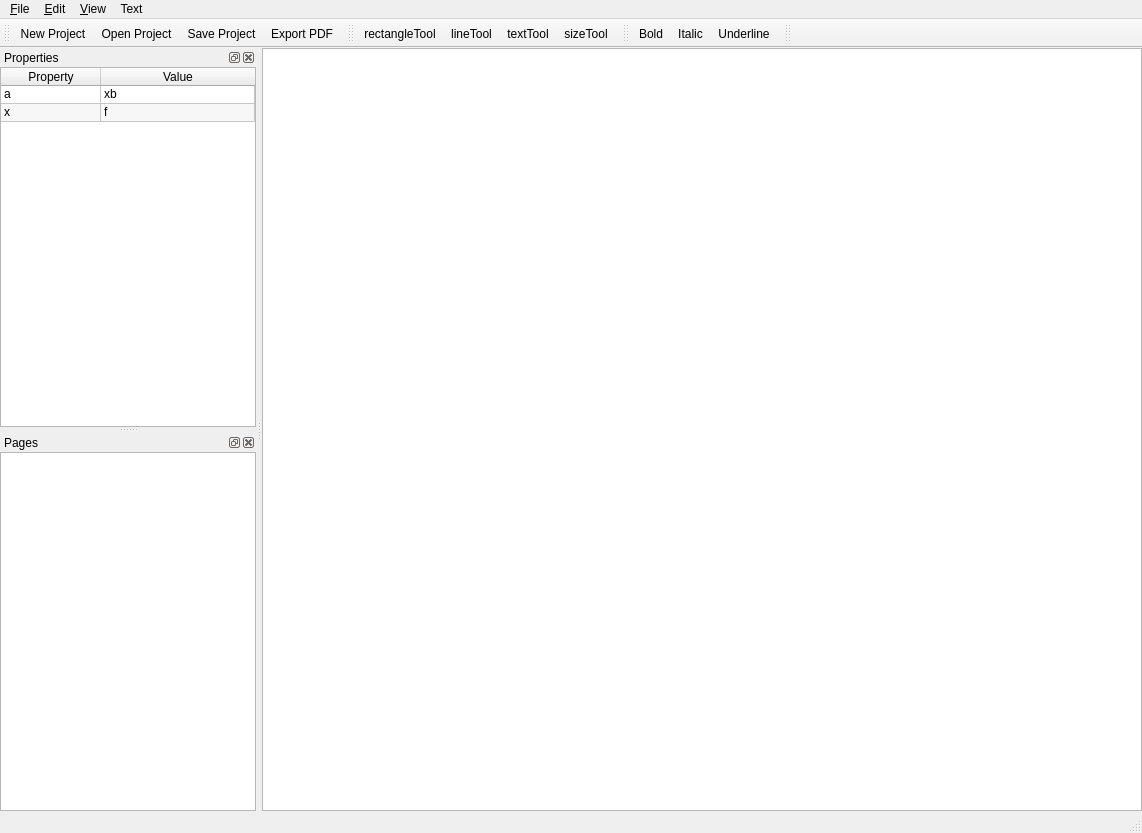
<?xml version="1.0" encoding="UTF-8"?>
<ui version="4.0">
 <class>MainWindow</class>
 <widget class="QMainWindow" name="MainWindow">
  <property name="geometry">
   <rect>
    <x>0</x>
    <y>0</y>
    <width>1142</width>
    <height>833</height>
   </rect>
  </property>
  <property name="windowTitle">
   <string>MainWindow</string>
  </property>
  <widget class="QWidget" name="centralwidget">
   <layout class="QVBoxLayout" name="verticalLayout">
    <property name="spacing">
     <number>0</number>
    </property>
    <property name="margin">
     <number>0</number>
    </property>
    <item>
     <widget class="PageView" name="view"/>
    </item>
   </layout>
  </widget>
  <widget class="QMenuBar" name="menubar">
   <property name="geometry">
    <rect>
     <x>0</x>
     <y>0</y>
     <width>1142</width>
     <height>27</height>
    </rect>
   </property>
   <widget class="QMenu" name="menuFoobar">
    <property name="title">
     <string>&amp;File</string>
    </property>
    <addaction name="actionNewProject"/>
    <addaction name="actionOpenProject"/>
    <addaction name="separator"/>
    <addaction name="actionSaveProject"/>
    <addaction name="actionSaveAs"/>
    <addaction name="separator"/>
    <addaction name="actionExportPDF"/>
    <addaction name="separator"/>
    <addaction name="actionQuit"/>
    <addaction name="separator"/>
    <addaction name="actionExportSaveAndQuit"/>
   </widget>
   <widget class="QMenu" name="menuEdit">
    <property name="title">
     <string>&amp;Edit</string>
    </property>
    <addaction name="actionUndo"/>
    <addaction name="actionRedo"/>
    <addaction name="separator"/>
    <addaction name="actionCopy"/>
    <addaction name="actionCut"/>
    <addaction name="actionPaste"/>
    <addaction name="actionDelete"/>
    <addaction name="separator"/>
    <addaction name="actionAddImage"/>
    <addaction name="actionAddText"/>
    <addaction name="actionAddLine"/>
    <addaction name="actionAddRectangle"/>
   </widget>
   <widget class="QMenu" name="menuView">
    <property name="title">
     <string>&amp;View</string>
    </property>
    <widget class="QMenu" name="menuZoom">
     <property name="title">
      <string>&amp;Zoom</string>
     </property>
     <addaction name="actionZoomIn"/>
     <addaction name="actionZoomOut"/>
     <addaction name="actionResetZoom"/>
    </widget>
    <widget class="QMenu" name="menuToolbars">
     <property name="title">
      <string>&amp;Toolbars</string>
     </property>
     <addaction name="actionFile"/>
     <addaction name="actionEdit"/>
     <addaction name="separator"/>
     <addaction name="actionConfigureToolbars"/>
    </widget>
    <addaction name="menuZoom"/>
    <addaction name="separator"/>
    <addaction name="actionProperties"/>
    <addaction name="actionPages"/>
    <addaction name="separator"/>
    <addaction name="menuToolbars"/>
   </widget>
   <widget class="QMenu" name="menuText">
    <property name="title">
     <string>Text</string>
    </property>
    <addaction name="actionBold"/>
    <addaction name="actionItalic"/>
    <addaction name="actionUnderline"/>
    <addaction name="actionFont"/>
    <addaction name="actionColor"/>
   </widget>
   <addaction name="menuFoobar"/>
   <addaction name="menuEdit"/>
   <addaction name="menuView"/>
   <addaction name="menuText"/>
  </widget>
  <widget class="QStatusBar" name="statusbar"/>
  <widget class="QDockWidget" name="propertiesDocWidget">
   <property name="windowTitle">
    <string>Properties</string>
   </property>
   <attribute name="dockWidgetArea">
    <number>1</number>
   </attribute>
   <widget class="QWidget" name="dockWidgetContents_5">
    <layout class="QVBoxLayout" name="verticalLayout_4">
     <property name="spacing">
      <number>0</number>
     </property>
     <property name="margin">
      <number>0</number>
     </property>
     <item>
      <widget class="QTableWidget" name="tableWidget">
       <property name="autoScrollMargin">
        <number>16</number>
       </property>
       <property name="showDropIndicator" stdset="0">
        <bool>false</bool>
       </property>
       <property name="alternatingRowColors">
        <bool>true</bool>
       </property>
       <property name="selectionMode">
        <enum>QAbstractItemView::NoSelection</enum>
       </property>
       <property name="showGrid">
        <bool>true</bool>
       </property>
       <property name="sortingEnabled">
        <bool>false</bool>
       </property>
       <property name="cornerButtonEnabled">
        <bool>false</bool>
       </property>
       <attribute name="horizontalHeaderHighlightSections">
        <bool>false</bool>
       </attribute>
       <attribute name="horizontalHeaderStretchLastSection">
        <bool>true</bool>
       </attribute>
       <attribute name="verticalHeaderVisible">
        <bool>false</bool>
       </attribute>
       <attribute name="verticalHeaderCascadingSectionResizes">
        <bool>false</bool>
       </attribute>
       <attribute name="verticalHeaderDefaultSectionSize">
        <number>17</number>
       </attribute>
       <attribute name="verticalHeaderHighlightSections">
        <bool>false</bool>
       </attribute>
       <attribute name="verticalHeaderMinimumSectionSize">
        <number>17</number>
       </attribute>
       <row>
        <property name="text">
         <string>a</string>
        </property>
       </row>
       <row>
        <property name="text">
         <string>x</string>
        </property>
       </row>
       <column>
        <property name="text">
         <string>Property</string>
        </property>
       </column>
       <column>
        <property name="text">
         <string>Value</string>
        </property>
       </column>
       <item row="0" column="0">
        <property name="text">
         <string>a</string>
        </property>
       </item>
       <item row="0" column="1">
        <property name="text">
         <string>xb</string>
        </property>
       </item>
       <item row="1" column="0">
        <property name="text">
         <string>x</string>
        </property>
       </item>
       <item row="1" column="1">
        <property name="text">
         <string>f</string>
        </property>
       </item>
      </widget>
     </item>
    </layout>
   </widget>
  </widget>
  <widget class="QDockWidget" name="pagesDocWidget">
   <property name="windowTitle">
    <string>Pages</string>
   </property>
   <attribute name="dockWidgetArea">
    <number>1</number>
   </attribute>
   <widget class="QWidget" name="dockWidgetContents_6">
    <layout class="QVBoxLayout" name="verticalLayout_3">
     <property name="spacing">
      <number>0</number>
     </property>
     <property name="margin">
      <number>0</number>
     </property>
     <item>
      <widget class="QTreeView" name="treeView">
       <property name="rootIsDecorated">
        <bool>true</bool>
       </property>
       <property name="animated">
        <bool>true</bool>
       </property>
       <attribute name="headerVisible">
        <bool>false</bool>
       </attribute>
      </widget>
     </item>
    </layout>
   </widget>
  </widget>
  <widget class="QToolBar" name="fileToolBar">
   <property name="windowTitle">
    <string>toolBar</string>
   </property>
   <attribute name="toolBarArea">
    <enum>TopToolBarArea</enum>
   </attribute>
   <attribute name="toolBarBreak">
    <bool>false</bool>
   </attribute>
   <addaction name="actionNewProject"/>
   <addaction name="actionOpenProject"/>
   <addaction name="actionSaveProject"/>
   <addaction name="actionExportPDF"/>
  </widget>
  <widget class="QToolBar" name="editToolBar">
   <property name="windowTitle">
    <string>toolBar_2</string>
   </property>
   <attribute name="toolBarArea">
    <enum>TopToolBarArea</enum>
   </attribute>
   <attribute name="toolBarBreak">
    <bool>false</bool>
   </attribute>
   <addaction name="actionRectangleTool"/>
   <addaction name="actionLineTool"/>
   <addaction name="actionTextTool"/>
   <addaction name="actionSizeTool"/>
  </widget>
  <widget class="QToolBar" name="textToolBar">
   <property name="windowTitle">
    <string>toolBar</string>
   </property>
   <attribute name="toolBarArea">
    <enum>TopToolBarArea</enum>
   </attribute>
   <attribute name="toolBarBreak">
    <bool>false</bool>
   </attribute>
   <addaction name="actionBold"/>
   <addaction name="actionItalic"/>
   <addaction name="actionUnderline"/>
  </widget>
  <widget class="QToolBar" name="toolBar">
   <property name="windowTitle">
    <string>toolBar</string>
   </property>
   <attribute name="toolBarArea">
    <enum>TopToolBarArea</enum>
   </attribute>
   <attribute name="toolBarBreak">
    <bool>false</bool>
   </attribute>
  </widget>
  <action name="actionNewProject">
   <property name="icon">
    <iconset theme="document-new">
     <normaloff>../../.designer/backup</normaloff>../../.designer/backup</iconset>
   </property>
   <property name="text">
    <string>&amp;New Project...</string>
   </property>
   <property name="shortcut">
    <string>Ctrl+N</string>
   </property>
  </action>
  <action name="actionOpenProject">
   <property name="icon">
    <iconset theme="document-open">
     <normaloff>../../.designer/backup</normaloff>../../.designer/backup</iconset>
   </property>
   <property name="text">
    <string>&amp;Open Project...</string>
   </property>
   <property name="shortcut">
    <string>Ctrl+O</string>
   </property>
  </action>
  <action name="actionSaveProject">
   <property name="icon">
    <iconset theme="document-save">
     <normaloff>../../.designer/backup</normaloff>../../.designer/backup</iconset>
   </property>
   <property name="text">
    <string>&amp;Save Project</string>
   </property>
   <property name="shortcut">
    <string>Ctrl+S</string>
   </property>
  </action>
  <action name="actionExportPDF">
   <property name="text">
    <string>Export PDF</string>
   </property>
  </action>
  <action name="actionQuit">
   <property name="icon">
    <iconset theme="application-exit">
     <normaloff>../../.designer/backup</normaloff>../../.designer/backup</iconset>
   </property>
   <property name="text">
    <string>&amp;Quit</string>
   </property>
   <property name="shortcut">
    <string>Ctrl+Q</string>
   </property>
  </action>
  <action name="actionUndo">
   <property name="icon">
    <iconset theme="edit-undo">
     <normaloff>../../.designer/backup</normaloff>../../.designer/backup</iconset>
   </property>
   <property name="text">
    <string>&amp;Undo</string>
   </property>
   <property name="shortcut">
    <string>Ctrl+Z</string>
   </property>
  </action>
  <action name="actionRedo">
   <property name="icon">
    <iconset theme="edit-redo">
     <normaloff>../../.designer/backup</normaloff>../../.designer/backup</iconset>
   </property>
   <property name="text">
    <string>&amp;Redo</string>
   </property>
   <property name="shortcut">
    <string>Ctrl+Shift+Z</string>
   </property>
  </action>
  <action name="actionCopy">
   <property name="icon">
    <iconset theme="edit-copy">
     <normaloff>../../.designer/backup</normaloff>../../.designer/backup</iconset>
   </property>
   <property name="text">
    <string>&amp;Copy</string>
   </property>
   <property name="shortcut">
    <string>Ctrl+C</string>
   </property>
  </action>
  <action name="actionPaste">
   <property name="icon">
    <iconset theme="edit-paste">
     <normaloff>../../.designer/backup</normaloff>../../.designer/backup</iconset>
   </property>
   <property name="text">
    <string>&amp;Paste</string>
   </property>
   <property name="shortcut">
    <string>Ctrl+V</string>
   </property>
  </action>
  <action name="actionAddImage">
   <property name="text">
    <string>Add &amp;Image</string>
   </property>
  </action>
  <action name="actionAddText">
   <property name="icon">
    <iconset>
     <normaloff>icons/mode_label.png</normaloff>icons/mode_label.png</iconset>
   </property>
   <property name="text">
    <string>Add T&amp;ext</string>
   </property>
   <property name="shortcut">
    <string>Ctrl+T</string>
   </property>
  </action>
  <action name="actionAddLine">
   <property name="icon">
    <iconset>
     <normaloff>icons/mode_lines.png</normaloff>icons/mode_lines.png</iconset>
   </property>
   <property name="text">
    <string>Add &amp;Line</string>
   </property>
   <property name="shortcut">
    <string>Shift+L</string>
   </property>
  </action>
  <action name="actionAddRectangle">
   <property name="icon">
    <iconset>
     <normaloff>icons/mode_rectangles.png</normaloff>icons/mode_rectangles.png</iconset>
   </property>
   <property name="text">
    <string>Add Rect&amp;angle</string>
   </property>
   <property name="shortcut">
    <string>Ctrl+R</string>
   </property>
  </action>
  <action name="actionZoomIn">
   <property name="icon">
    <iconset theme="zoom-in">
     <normaloff>../../.designer/backup</normaloff>../../.designer/backup</iconset>
   </property>
   <property name="text">
    <string>&amp;In</string>
   </property>
   <property name="shortcut">
    <string>Ctrl++</string>
   </property>
  </action>
  <action name="actionZoomOut">
   <property name="icon">
    <iconset theme="zoom-out">
     <normaloff>../../.designer/backup</normaloff>../../.designer/backup</iconset>
   </property>
   <property name="text">
    <string>&amp;Out</string>
   </property>
   <property name="shortcut">
    <string>Ctrl+-</string>
   </property>
  </action>
  <action name="actionResetZoom">
   <property name="icon">
    <iconset theme="zoom-original">
     <normaloff>../../.designer/backup</normaloff>../../.designer/backup</iconset>
   </property>
   <property name="text">
    <string>&amp;Reset</string>
   </property>
   <property name="shortcut">
    <string>Ctrl+0</string>
   </property>
  </action>
  <action name="actionZoom">
   <property name="text">
    <string>Zoom</string>
   </property>
  </action>
  <action name="actionProperties">
   <property name="checkable">
    <bool>true</bool>
   </property>
   <property name="checked">
    <bool>true</bool>
   </property>
   <property name="text">
    <string>&amp;Properties</string>
   </property>
  </action>
  <action name="actionPages">
   <property name="checkable">
    <bool>true</bool>
   </property>
   <property name="checked">
    <bool>true</bool>
   </property>
   <property name="text">
    <string>P&amp;ages</string>
   </property>
  </action>
  <action name="actionFile">
   <property name="checkable">
    <bool>true</bool>
   </property>
   <property name="checked">
    <bool>true</bool>
   </property>
   <property name="text">
    <string>&amp;File</string>
   </property>
  </action>
  <action name="actionEdit">
   <property name="checkable">
    <bool>true</bool>
   </property>
   <property name="checked">
    <bool>true</bool>
   </property>
   <property name="text">
    <string>&amp;Edit</string>
   </property>
  </action>
  <action name="actionConfigureToolbars">
   <property name="text">
    <string>&amp;Configure Toolbars...</string>
   </property>
  </action>
  <action name="actionCut">
   <property name="icon">
    <iconset theme="edit-cut">
     <normaloff>../../.designer/backup</normaloff>../../.designer/backup</iconset>
   </property>
   <property name="text">
    <string>Cu&amp;t</string>
   </property>
   <property name="shortcut">
    <string>Ctrl+X</string>
   </property>
  </action>
  <action name="actionDelete">
   <property name="icon">
    <iconset theme="edit-delete">
     <normaloff>../../.designer/backup</normaloff>../../.designer/backup</iconset>
   </property>
   <property name="text">
    <string>&amp;Delete</string>
   </property>
   <property name="shortcut">
    <string>Del</string>
   </property>
  </action>
  <action name="actionSaveAs">
   <property name="icon">
    <iconset theme="document-save-as">
     <normaloff>../../.designer/backup</normaloff>../../.designer/backup</iconset>
   </property>
   <property name="text">
    <string>Save &amp;As...</string>
   </property>
  </action>
  <action name="actionRectangleTool">
   <property name="checkable">
    <bool>true</bool>
   </property>
   <property name="icon">
    <iconset>
     <normaloff>icons/mode_rectangles.png</normaloff>icons/mode_rectangles.png</iconset>
   </property>
   <property name="text">
    <string>rectangleTool</string>
   </property>
  </action>
  <action name="actionLineTool">
   <property name="checkable">
    <bool>true</bool>
   </property>
   <property name="icon">
    <iconset>
     <normaloff>icons/mode_lines.png</normaloff>icons/mode_lines.png</iconset>
   </property>
   <property name="text">
    <string>lineTool</string>
   </property>
  </action>
  <action name="actionTextTool">
   <property name="checkable">
    <bool>true</bool>
   </property>
   <property name="icon">
    <iconset>
     <normaloff>icons/mode_label.png</normaloff>icons/mode_label.png</iconset>
   </property>
   <property name="text">
    <string>textTool</string>
   </property>
  </action>
  <action name="actionSizeTool">
   <property name="checkable">
    <bool>true</bool>
   </property>
   <property name="icon">
    <iconset>
     <normaloff>icons/mode_stretch.png</normaloff>icons/mode_stretch.png</iconset>
   </property>
   <property name="text">
    <string>sizeTool</string>
   </property>
  </action>
  <action name="actionBold">
   <property name="checkable">
    <bool>true</bool>
   </property>
   <property name="icon">
    <iconset theme="format-text-bold">
     <normaloff/>
    </iconset>
   </property>
   <property name="text">
    <string>Bold</string>
   </property>
   <property name="shortcut">
    <string>Ctrl+B</string>
   </property>
  </action>
  <action name="actionItalic">
   <property name="checkable">
    <bool>true</bool>
   </property>
   <property name="icon">
    <iconset theme="format-text-italic">
     <normaloff/>
    </iconset>
   </property>
   <property name="text">
    <string>Italic</string>
   </property>
   <property name="shortcut">
    <string>Ctrl+I</string>
   </property>
  </action>
  <action name="actionUnderline">
   <property name="checkable">
    <bool>true</bool>
   </property>
   <property name="icon">
    <iconset theme="format-text-underline">
     <normaloff/>
    </iconset>
   </property>
   <property name="text">
    <string>Underline</string>
   </property>
   <property name="shortcut">
    <string>Ctrl+U</string>
   </property>
  </action>
  <action name="actionFont">
   <property name="text">
    <string>Font</string>
   </property>
  </action>
  <action name="actionColor">
   <property name="text">
    <string>Color</string>
   </property>
  </action>
  <action name="actionExportSaveAndQuit">
   <property name="text">
    <string>Export, Save and Quit</string>
   </property>
   <property name="toolTip">
    <string>Export, Save and Quit</string>
   </property>
   <property name="shortcut">
    <string>Ctrl+E</string>
   </property>
  </action>
 </widget>
 <customwidgets>
  <customwidget>
   <class>PageView</class>
   <extends>QGraphicsView</extends>
   <header>pageview.h</header>
   <slots>
    <signal>zoomChanged()</signal>
    <signal>pageChanged()</signal>
    <slot>currentPageChanged(Page*)</slot>
    <slot>zoomReset()</slot>
    <slot>zoomIn()</slot>
    <slot>zoomOut()</slot>
   </slots>
  </customwidget>
 </customwidgets>
 <resources/>
 <connections>
  <connection>
   <sender>actionQuit</sender>
   <signal>triggered()</signal>
   <receiver>MainWindow</receiver>
   <slot>close()</slot>
   <hints>
    <hint type="sourcelabel">
     <x>-1</x>
     <y>-1</y>
    </hint>
    <hint type="destinationlabel">
     <x>399</x>
     <y>308</y>
    </hint>
   </hints>
  </connection>
  <connection>
   <sender>actionPages</sender>
   <signal>toggled(bool)</signal>
   <receiver>pagesDocWidget</receiver>
   <slot>setVisible(bool)</slot>
   <hints>
    <hint type="sourcelabel">
     <x>-1</x>
     <y>-1</y>
    </hint>
    <hint type="destinationlabel">
     <x>127</x>
     <y>463</y>
    </hint>
   </hints>
  </connection>
  <connection>
   <sender>pagesDocWidget</sender>
   <signal>visibilityChanged(bool)</signal>
   <receiver>actionPages</receiver>
   <slot>setChecked(bool)</slot>
   <hints>
    <hint type="sourcelabel">
     <x>127</x>
     <y>463</y>
    </hint>
    <hint type="destinationlabel">
     <x>-1</x>
     <y>-1</y>
    </hint>
   </hints>
  </connection>
  <connection>
   <sender>actionProperties</sender>
   <signal>toggled(bool)</signal>
   <receiver>propertiesDocWidget</receiver>
   <slot>setVisible(bool)</slot>
   <hints>
    <hint type="sourcelabel">
     <x>-1</x>
     <y>-1</y>
    </hint>
    <hint type="destinationlabel">
     <x>127</x>
     <y>195</y>
    </hint>
   </hints>
  </connection>
  <connection>
   <sender>propertiesDocWidget</sender>
   <signal>visibilityChanged(bool)</signal>
   <receiver>actionProperties</receiver>
   <slot>setChecked(bool)</slot>
   <hints>
    <hint type="sourcelabel">
     <x>127</x>
     <y>195</y>
    </hint>
    <hint type="destinationlabel">
     <x>-1</x>
     <y>-1</y>
    </hint>
   </hints>
  </connection>
  <connection>
   <sender>actionZoomIn</sender>
   <signal>triggered()</signal>
   <receiver>view</receiver>
   <slot>zoomIn()</slot>
   <hints>
    <hint type="sourcelabel">
     <x>-1</x>
     <y>-1</y>
    </hint>
    <hint type="destinationlabel">
     <x>689</x>
     <y>438</y>
    </hint>
   </hints>
  </connection>
  <connection>
   <sender>actionZoomOut</sender>
   <signal>triggered()</signal>
   <receiver>view</receiver>
   <slot>zoomOut()</slot>
   <hints>
    <hint type="sourcelabel">
     <x>-1</x>
     <y>-1</y>
    </hint>
    <hint type="destinationlabel">
     <x>689</x>
     <y>438</y>
    </hint>
   </hints>
  </connection>
  <connection>
   <sender>actionResetZoom</sender>
   <signal>triggered()</signal>
   <receiver>view</receiver>
   <slot>zoomReset()</slot>
   <hints>
    <hint type="sourcelabel">
     <x>-1</x>
     <y>-1</y>
    </hint>
    <hint type="destinationlabel">
     <x>689</x>
     <y>438</y>
    </hint>
   </hints>
  </connection>
  <connection>
   <sender>actionSaveAs</sender>
   <signal>triggered()</signal>
   <receiver>MainWindow</receiver>
   <slot>saveas()</slot>
   <hints>
    <hint type="sourcelabel">
     <x>-1</x>
     <y>-1</y>
    </hint>
    <hint type="destinationlabel">
     <x>570</x>
     <y>416</y>
    </hint>
   </hints>
  </connection>
  <connection>
   <sender>actionNewProject</sender>
   <signal>triggered()</signal>
   <receiver>MainWindow</receiver>
   <slot>newProject()</slot>
   <hints>
    <hint type="sourcelabel">
     <x>-1</x>
     <y>-1</y>
    </hint>
    <hint type="destinationlabel">
     <x>570</x>
     <y>416</y>
    </hint>
   </hints>
  </connection>
  <connection>
   <sender>actionSaveProject</sender>
   <signal>triggered()</signal>
   <receiver>MainWindow</receiver>
   <slot>save()</slot>
   <hints>
    <hint type="sourcelabel">
     <x>-1</x>
     <y>-1</y>
    </hint>
    <hint type="destinationlabel">
     <x>570</x>
     <y>416</y>
    </hint>
   </hints>
  </connection>
  <connection>
   <sender>actionOpenProject</sender>
   <signal>triggered()</signal>
   <receiver>MainWindow</receiver>
   <slot>load()</slot>
   <hints>
    <hint type="sourcelabel">
     <x>-1</x>
     <y>-1</y>
    </hint>
    <hint type="destinationlabel">
     <x>570</x>
     <y>416</y>
    </hint>
   </hints>
  </connection>
  <connection>
   <sender>actionExportPDF</sender>
   <signal>triggered()</signal>
   <receiver>MainWindow</receiver>
   <slot>export()</slot>
   <hints>
    <hint type="sourcelabel">
     <x>-1</x>
     <y>-1</y>
    </hint>
    <hint type="destinationlabel">
     <x>570</x>
     <y>416</y>
    </hint>
   </hints>
  </connection>
  <connection>
   <sender>actionExportSaveAndQuit</sender>
   <signal>triggered()</signal>
   <receiver>MainWindow</receiver>
   <slot>exportSaveAndQuit()</slot>
   <hints>
    <hint type="sourcelabel">
     <x>-1</x>
     <y>-1</y>
    </hint>
    <hint type="destinationlabel">
     <x>570</x>
     <y>416</y>
    </hint>
   </hints>
  </connection>
  <connection>
   <sender>actionBold</sender>
   <signal>changed()</signal>
   <receiver>MainWindow</receiver>
   <slot>handleFontChange()</slot>
   <hints>
    <hint type="sourcelabel">
     <x>-1</x>
     <y>-1</y>
    </hint>
    <hint type="destinationlabel">
     <x>570</x>
     <y>416</y>
    </hint>
   </hints>
  </connection>
  <connection>
   <sender>actionUnderline</sender>
   <signal>changed()</signal>
   <receiver>MainWindow</receiver>
   <slot>handleFontChange()</slot>
   <hints>
    <hint type="sourcelabel">
     <x>-1</x>
     <y>-1</y>
    </hint>
    <hint type="destinationlabel">
     <x>570</x>
     <y>416</y>
    </hint>
   </hints>
  </connection>
  <connection>
   <sender>actionItalic</sender>
   <signal>changed()</signal>
   <receiver>MainWindow</receiver>
   <slot>handleFontChange()</slot>
   <hints>
    <hint type="sourcelabel">
     <x>-1</x>
     <y>-1</y>
    </hint>
    <hint type="destinationlabel">
     <x>570</x>
     <y>416</y>
    </hint>
   </hints>
  </connection>
  <connection>
   <sender>actionDelete</sender>
   <signal>triggered()</signal>
   <receiver>MainWindow</receiver>
   <slot>deleteSelection()</slot>
   <hints>
    <hint type="sourcelabel">
     <x>-1</x>
     <y>-1</y>
    </hint>
    <hint type="destinationlabel">
     <x>570</x>
     <y>416</y>
    </hint>
   </hints>
  </connection>
 </connections>
 <slots>
  <signal>currentPageChanged(Page*)</signal>
  <slot>save()</slot>
  <slot>load()</slot>
  <slot>saveas()</slot>
  <slot>export()</slot>
  <slot>newProject()</slot>
  <slot>exportSaveAndQuit()</slot>
  <slot>handleFontChange()</slot>
  <slot>deleteSelection()</slot>
 </slots>
</ui>
